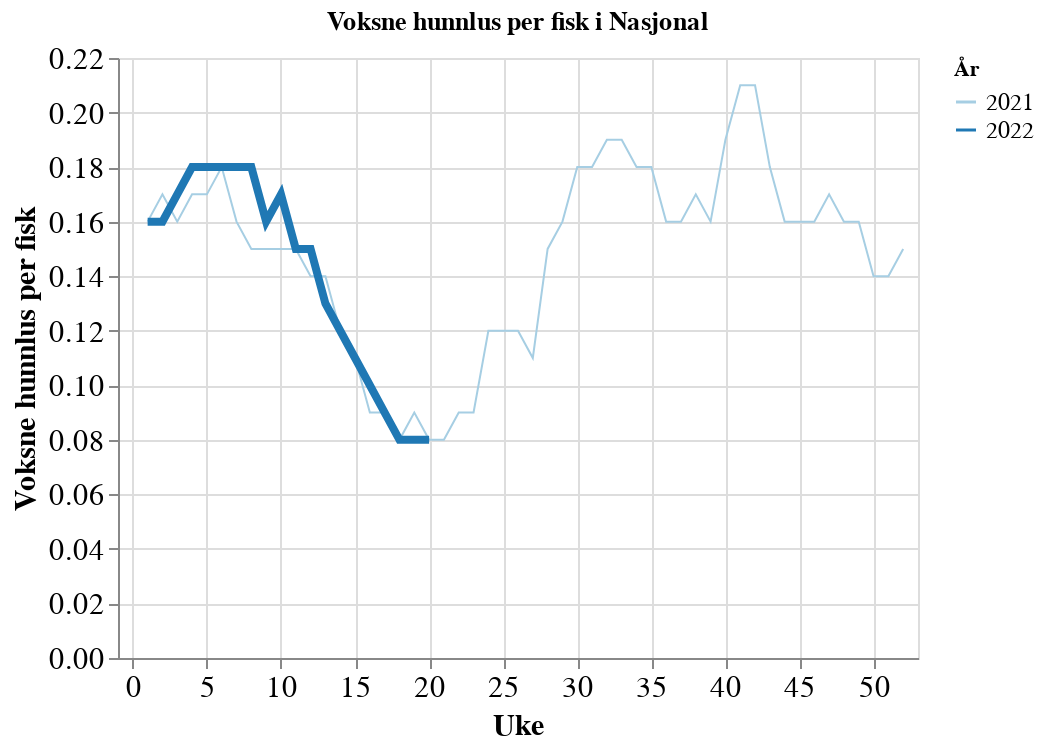

The notebook cell this image was saved under:
### Code cell
ls.average_lice_plots(
    year_range=[2021, 2022],
    week_range=[0, 52],
    lice_type="voksne_hunnlus",
    location_level="Nasjonal",
    location="Nasjonal",
    y_scale=None,
)

### Figure 1 — Vega-Lite specification as saved in the notebook (floating-point values rounded to 4 significant figures)
{"config": {"view": {"continuousWidth": 400, "continuousHeight": 300}, "axis": {"labelFontSize": 15, "titleFontSize": 15}, "legend": {"columns": 1, "labelFontSize": 12, "labelLimit": 500, "symbolLimit": 100}}, "data": {"name": "data-1a3463b65813825a12f9cd78f5038b5e"}, "mark": "line", "encoding": {"color": {"field": "year", "scale": {"domain": [2021.0, 2022.0], "scheme": "paired"}, "title": "År", "type": "nominal"}, "opacity": {"condition": {"value": 1, "selection": "selector005"}, "value": 0.2}, "size": {"field": "y", "legend": null, "type": "nominal"}, "tooltip": [{"field": "voksne_hunnlus", "format": ",.2f", "title": "Lus per fisk", "type": "quantitative"}], "x": {"field": "uke", "scale": {"domain": [-1, 53]}, "sort": "ascending", "title": "Uke", "type": "quantitative"}, "y": {"field": "voksne_hunnlus", "title": "Voksne hunnlus per fisk", "type": "quantitative"}}, "selection": {"selector005": {"type": "multi", "fields": ["year"], "bind": "legend"}, "selector006": {"type": "interval", "bind": "scales", "encodings": ["x", "y"]}}, "title": "Voksne hunnlus per fisk i Nasjonal", "$schema": "https://vega.github.io/schema/vega-lite/v4.17.0.json", "datasets": {"data-1a3463b65813825a12f9cd78f5038b5e": [{"uke": 1, "år": 2021.0, "sjotemperatur": 7.04, "voksne_hunnlus": 0.16, "bevegelige_lus": 0.69, "fastsittende_lus": 0.18, "year": 2021, "y": 2021}, {"uke": 1, "år": 2022.0, "sjotemperatur": 6.34, "voksne_hunnlus": 0.16, "bevegelige_lus": 0.68, "fastsittende_lus": 0.14, "year": 2022, "y": 2022}, {"uke": 2, "år": 2021.0, "sjotemperatur": 6.33, "voksne_hunnlus": 0.17, "bevegelige_lus": 0.7, "fastsittende_lus": 0.16, "year": 2021, "y": 2021}, {"uke": 2, "år": 2022.0, "sjotemperatur": 6.03, "voksne_hunnlus": 0.16, "bevegelige_lus": 0.66, "fastsittende_lus": 0.16, "year": 2022, "y": 2022}, {"uke": 3, "år": 2021.0, "sjotemperatur": 6.06, "voksne_hunnlus": 0.16, "bevegelige_lus": 0.64, "fastsittende_lus": 0.17, "year": 2021, "y": 2021}, {"uke": 3, "år": 2022.0, "sjotemperatur": 5.87, "voksne_hunnlus": 0.17, "bevegelige_lus": 0.69, "fastsittende_lus": 0.18, "year": 2022, "y": 2022}, {"uke": 4, "år": 2021.0, "sjotemperatur": 5.66, "voksne_hunnlus": 0.17, "bevegelige_lus": 0.66, "fastsittende_lus": 0.24, "year": 2021, "y": 2021}, {"uke": 4, "år": 2022.0, "sjotemperatur": 5.78, "voksne_hunnlus": 0.18, "bevegelige_lus": 0.67, "fastsittende_lus": 0.17, "year": 2022, "y": 2022}, {"uke": 5, "år": 2022.0, "sjotemperatur": 5.44, "voksne_hunnlus": 0.18, "bevegelige_lus": 0.69, "fastsittende_lus": 0.18, "year": 2022, "y": 2022}, {"uke": 5, "år": 2021.0, "sjotemperatur": 5.17, "voksne_hunnlus": 0.17, "bevegelige_lus": 0.71, "fastsittende_lus": 0.29, "year": 2021, "y": 2021}, {"uke": 6, "år": 2021.0, "sjotemperatur": 4.69, "voksne_hunnlus": 0.18, "bevegelige_lus": 0.79, "fastsittende_lus": 0.26, "year": 2021, "y": 2021}, {"uke": 6, "år": 2022.0, "sjotemperatur": 5.24, "voksne_hunnlus": 0.18, "bevegelige_lus": 0.67, "fastsittende_lus": 0.15, "year": 2022, "y": 2022}, {"uke": 7, "år": 2021.0, "sjotemperatur": 4.48, "voksne_hunnlus": 0.16, "bevegelige_lus": 0.75, "fastsittende_lus": 0.27, "year": 2021, "y": 2021}, {"uke": 7, "år": 2022.0, "sjotemperatur": 5.07, "voksne_hunnlus": 0.18, "bevegelige_lus": 0.6, "fastsittende_lus": 0.15, "year": 2022, "y": 2022}, {"uke": 8, "år": 2021.0, "sjotemperatur": 4.71, "voksne_hunnlus": 0.15, "bevegelige_lus": 0.76, "fastsittende_lus": 0.25, "year": 2021, "y": 2021}, {"uke": 8, "år": 2022.0, "sjotemperatur": 4.95, "voksne_hunnlus": 0.18, "bevegelige_lus": 0.64, "fastsittende_lus": 0.13, "year": 2022, "y": 2022}, {"uke": 9, "år": 2022.0, "sjotemperatur": 5.01, "voksne_hunnlus": 0.16, "bevegelige_lus": 0.56, "fastsittende_lus": 0.11, "year": 2022, "y": 2022}, {"uke": 9, "år": 2021.0, "sjotemperatur": 4.86, "voksne_hunnlus": 0.15, "bevegelige_lus": 0.77, "fastsittende_lus": 0.26, "year": 2021, "y": 2021}, {"uke": 10, "år": 2021.0, "sjotemperatur": 4.86, "voksne_hunnlus": 0.15, "bevegelige_lus": 0.75, "fastsittende_lus": 0.18, "year": 2021, "y": 2021}, {"uke": 10, "år": 2022.0, "sjotemperatur": 5.06, "voksne_hunnlus": 0.17, "bevegelige_lus": 0.57, "fastsittende_lus": 0.13, "year": 2022, "y": 2022}, {"uke": 11, "år": 2021.0, "sjotemperatur": 5.08, "voksne_hunnlus": 0.15, "bevegelige_lus": 0.73, "fastsittende_lus": 0.16, "year": 2021, "y": 2021}, {"uke": 11, "år": 2022.0, "sjotemperatur": 5.29, "voksne_hunnlus": 0.15, "bevegelige_lus": 0.49, "fastsittende_lus": 0.12, "year": 2022, "y": 2022}, {"uke": 12, "år": 2021.0, "sjotemperatur": 5.39, "voksne_hunnlus": 0.14, "bevegelige_lus": 0.62, "fastsittende_lus": 0.12, "year": 2021, "y": 2021}, {"uke": 12, "år": 2022.0, "sjotemperatur": 5.45, "voksne_hunnlus": 0.15, "bevegelige_lus": 0.47, "fastsittende_lus": 0.11, "year": 2022, "y": 2022}, {"uke": 13, "år": 2021.0, "sjotemperatur": 5.55, "voksne_hunnlus": 0.14, "bevegelige_lus": 0.56, "fastsittende_lus": 0.1, "year": 2021, "y": 2021}, {"uke": 13, "år": 2022.0, "sjotemperatur": 5.31, "voksne_hunnlus": 0.13, "bevegelige_lus": 0.43, "fastsittende_lus": 0.09, "year": 2022, "y": 2022}, {"uke": 14, "år": 2021.0, "sjotemperatur": 5.44, "voksne_hunnlus": 0.12, "bevegelige_lus": 0.55, "fastsittende_lus": 0.1, "year": 2021, "y": 2021}, {"uke": 14, "år": 2022.0, "sjotemperatur": 5.4, "voksne_hunnlus": 0.12, "bevegelige_lus": 0.41, "fastsittende_lus": 0.09, "year": 2022, "y": 2022}, {"uke": 15, "år": 2021.0, "sjotemperatur": 5.68, "voksne_hunnlus": 0.11, "bevegelige_lus": 0.4, "fastsittende_lus": 0.11, "year": 2021, "y": 2021}, {"uke": 15, "år": 2022.0, "sjotemperatur": 5.67, "voksne_hunnlus": 0.11, "bevegelige_lus": 0.39, "fastsittende_lus": 0.11, "year": 2022, "y": 2022}, {"uke": 16, "år": 2021.0, "sjotemperatur": 6.29, "voksne_hunnlus": 0.09, "bevegelige_lus": 0.33, "fastsittende_lus": 0.15, "year": 2021, "y": 2021}, {"uke": 16, "år": 2022.0, "sjotemperatur": 6.48, "voksne_hunnlus": 0.1, "bevegelige_lus": 0.37, "fastsittende_lus": 0.12, "year": 2022, "y": 2022}, {"uke": 17, "år": 2021.0, "sjotemperatur": 6.5, "voksne_hunnlus": 0.09, "bevegelige_lus": 0.39, "fastsittende_lus": 0.12, "year": 2021, "y": 2021}, {"uke": 17, "år": 2022.0, "sjotemperatur": 6.88, "voksne_hunnlus": 0.09, "bevegelige_lus": 0.36, "fastsittende_lus": 0.15, "year": 2022, "y": 2022}, {"uke": 18, "år": 2022.0, "sjotemperatur": 6.87, "voksne_hunnlus": 0.08, "bevegelige_lus": 0.4, "fastsittende_lus": 0.14, "year": 2022, "y": 2022}, {"uke": 18, "år": 2021.0, "sjotemperatur": 6.88, "voksne_hunnlus": 0.08, "bevegelige_lus": 0.41, "fastsittende_lus": 0.16, "year": 2021, "y": 2021}, {"uke": 19, "år": 2021.0, "sjotemperatur": 7.35, "voksne_hunnlus": 0.09, "bevegelige_lus": 0.4, "fastsittende_lus": 0.14, "year": 2021, "y": 2021}, {"uke": 19, "år": 2022.0, "sjotemperatur": 7.19, "voksne_hunnlus": 0.08, "bevegelige_lus": 0.43, "fastsittende_lus": 0.17, "year": 2022, "y": 2022}, {"uke": 20, "år": 2021.0, "sjotemperatur": 8.01, "voksne_hunnlus": 0.08, "bevegelige_lus": 0.41, "fastsittende_lus": 0.15, "year": 2021, "y": 2021}, {"uke": 20, "år": 2022.0, "sjotemperatur": 8.69, "voksne_hunnlus": 0.08, "bevegelige_lus": 0.55, "fastsittende_lus": 0.19, "year": 2022, "y": 2022}, {"uke": 21, "år": 2021.0, "sjotemperatur": 8.61, "voksne_hunnlus": 0.08, "bevegelige_lus": 0.42, "fastsittende_lus": 0.18, "year": 2021, "y": 2021}, {"uke": 22, "år": 2021.0, "sjotemperatur": 9.67, "voksne_hunnlus": 0.09, "bevegelige_lus": 0.47, "fastsittende_lus": 0.12, "year": 2021, "y": 2021}, {"uke": 23, "år": 2021.0, "sjotemperatur": 11.12, "voksne_hunnlus": 0.09, "bevegelige_lus": 0.49, "fastsittende_lus": 0.1, "year": 2021, "y": 2021}, {"uke": 24, "år": 2021.0, "sjotemperatur": 11.36, "voksne_hunnlus": 0.12, "bevegelige_lus": 0.48, "fastsittende_lus": 0.1, "year": 2021, "y": 2021}, {"uke": 25, "år": 2021.0, "sjotemperatur": 11.6, "voksne_hunnlus": 0.12, "bevegelige_lus": 0.45, "fastsittende_lus": 0.16, "year": 2021, "y": 2021}, {"uke": 26, "år": 2021.0, "sjotemperatur": 12.09, "voksne_hunnlus": 0.12, "bevegelige_lus": 0.46, "fastsittende_lus": 0.1, "year": 2021, "y": 2021}, {"uke": 27, "år": 2021.0, "sjotemperatur": 13.23, "voksne_hunnlus": 0.11, "bevegelige_lus": 0.46, "fastsittende_lus": 0.12, "year": 2021, "y": 2021}, {"uke": 28, "år": 2021.0, "sjotemperatur": 13.87, "voksne_hunnlus": 0.15, "bevegelige_lus": 0.58, "fastsittende_lus": 0.11, "year": 2021, "y": 2021}, {"uke": 29, "år": 2021.0, "sjotemperatur": 13.44, "voksne_hunnlus": 0.16, "bevegelige_lus": 0.57, "fastsittende_lus": 0.12, "year": 2021, "y": 2021}, {"uke": 30, "år": 2021.0, "sjotemperatur": 13.55, "voksne_hunnlus": 0.18, "bevegelige_lus": 0.56, "fastsittende_lus": 0.1, "year": 2021, "y": 2021}, {"uke": 31, "år": 2021.0, "sjotemperatur": 13.3, "voksne_hunnlus": 0.18, "bevegelige_lus": 0.56, "fastsittende_lus": 0.09, "year": 2021, "y": 2021}, {"uke": 32, "år": 2021.0, "sjotemperatur": 13.89, "voksne_hunnlus": 0.19, "bevegelige_lus": 0.63, "fastsittende_lus": 0.1, "year": 2021, "y": 2021}, {"uke": 33, "år": 2021.0, "sjotemperatur": 13.61, "voksne_hunnlus": 0.19, "bevegelige_lus": 0.59, "fastsittende_lus": 0.14, "year": 2021, "y": 2021}, {"uke": 34, "år": 2021.0, "sjotemperatur": 12.97, "voksne_hunnlus": 0.18, "bevegelige_lus": 0.72, "fastsittende_lus": 0.14, "year": 2021, "y": 2021}, {"uke": 35, "år": 2021.0, "sjotemperatur": 12.61, "voksne_hunnlus": 0.18, "bevegelige_lus": 0.65, "fastsittende_lus": 0.11, "year": 2021, "y": 2021}, {"uke": 36, "år": 2021.0, "sjotemperatur": 12.34, "voksne_hunnlus": 0.16, "bevegelige_lus": 0.6, "fastsittende_lus": 0.13, "year": 2021, "y": 2021}, {"uke": 37, "år": 2021.0, "sjotemperatur": 12.11, "voksne_hunnlus": 0.16, "bevegelige_lus": 0.67, "fastsittende_lus": 0.17, "year": 2021, "y": 2021}, {"uke": 38, "år": 2021.0, "sjotemperatur": 11.96, "voksne_hunnlus": 0.17, "bevegelige_lus": 0.69, "fastsittende_lus": 0.22, "year": 2021, "y": 2021}, {"uke": 39, "år": 2021.0, "sjotemperatur": 11.79, "voksne_hunnlus": 0.16, "bevegelige_lus": 0.78, "fastsittende_lus": 0.21, "year": 2021, "y": 2021}, {"uke": 40, "år": 2021.0, "sjotemperatur": 11.59, "voksne_hunnlus": 0.19, "bevegelige_lus": 0.86, "fastsittende_lus": 0.2, "year": 2021, "y": 2021}, {"uke": 41, "år": 2021.0, "sjotemperatur": 11.11, "voksne_hunnlus": 0.21, "bevegelige_lus": 0.75, "fastsittende_lus": 0.18, "year": 2021, "y": 2021}, {"uke": 42, "år": 2021.0, "sjotemperatur": 10.38, "voksne_hunnlus": 0.21, "bevegelige_lus": 0.68, "fastsittende_lus": 0.17, "year": 2021, "y": 2021}, {"uke": 43, "år": 2021.0, "sjotemperatur": 10.0, "voksne_hunnlus": 0.18, "bevegelige_lus": 0.56, "fastsittende_lus": 0.14, "year": 2021, "y": 2021}, {"uke": 44, "år": 2021.0, "sjotemperatur": 9.8, "voksne_hunnlus": 0.16, "bevegelige_lus": 0.58, "fastsittende_lus": 0.18, "year": 2021, "y": 2021}, {"uke": 45, "år": 2021.0, "sjotemperatur": 9.39, "voksne_hunnlus": 0.16, "bevegelige_lus": 0.62, "fastsittende_lus": 0.18, "year": 2021, "y": 2021}, {"uke": 46, "år": 2021.0, "sjotemperatur": 8.97, "voksne_hunnlus": 0.16, "bevegelige_lus": 0.62, "fastsittende_lus": 0.18, "year": 2021, "y": 2021}, {"uke": 47, "år": 2021.0, "sjotemperatur": 8.61, "voksne_hunnlus": 0.17, "bevegelige_lus": 0.74, "fastsittende_lus": 0.21, "year": 2021, "y": 2021}, {"uke": 48, "år": 2021.0, "sjotemperatur": 7.93, "voksne_hunnlus": 0.16, "bevegelige_lus": 0.68, "fastsittende_lus": 0.18, "year": 2021, "y": 2021}, {"uke": 49, "år": 2021.0, "sjotemperatur": 7.71, "voksne_hunnlus": 0.16, "bevegelige_lus": 0.65, "fastsittende_lus": 0.17, "year": 2021, "y": 2021}, {"uke": 50, "år": 2021.0, "sjotemperatur": 7.49, "voksne_hunnlus": 0.14, "bevegelige_lus": 0.61, "fastsittende_lus": 0.12, "year": 2021, "y": 2021}, {"uke": 51, "år": 2021.0, "sjotemperatur": 7.13, "voksne_hunnlus": 0.14, "bevegelige_lus": 0.55, "fastsittende_lus": 0.15, "year": 2021, "y": 2021}, {"uke": 52, "år": 2021.0, "sjotemperatur": 6.48, "voksne_hunnlus": 0.15, "bevegelige_lus": 0.62, "fastsittende_lus": 0.15, "year": 2021, "y": 2021}]}}
